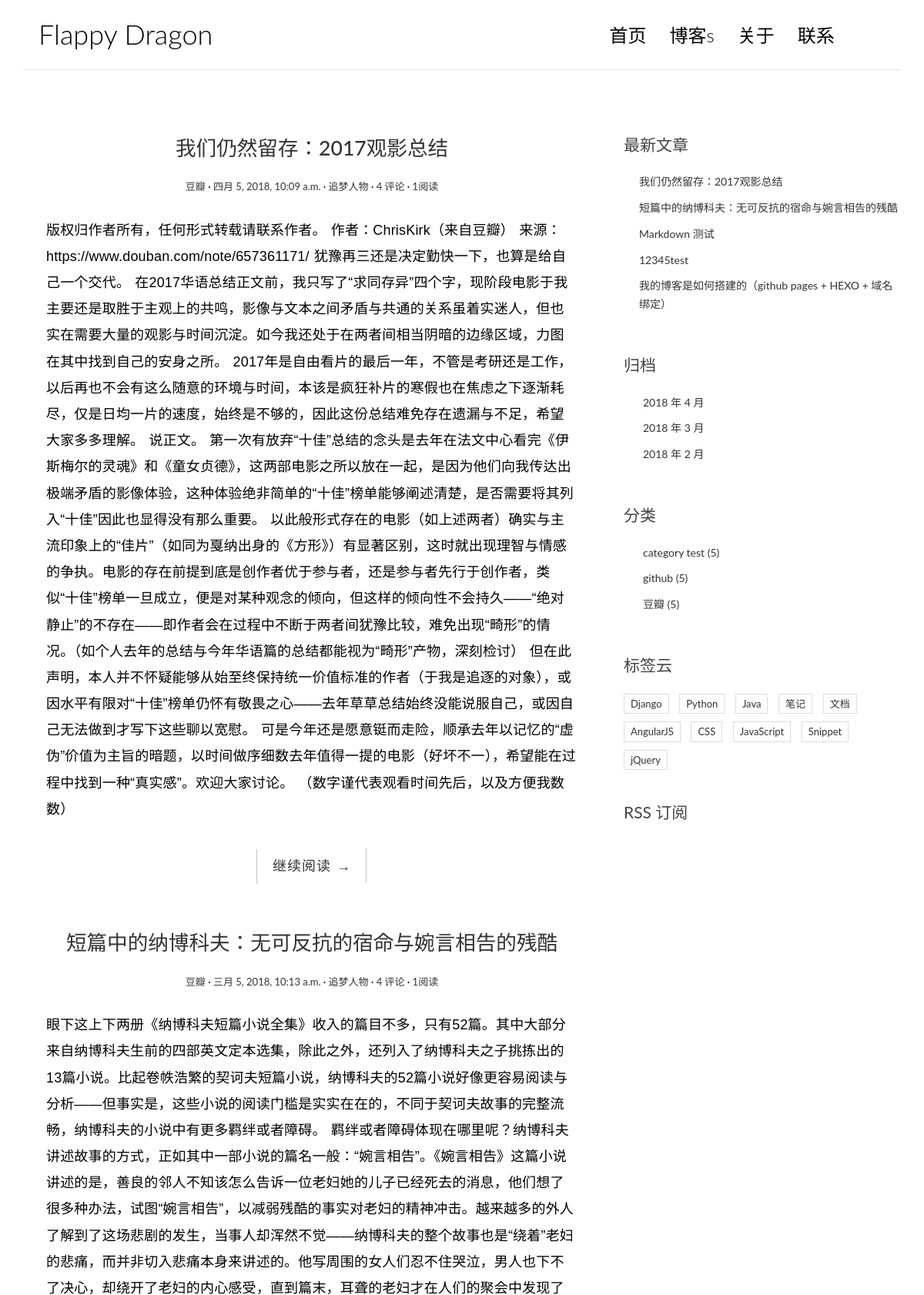
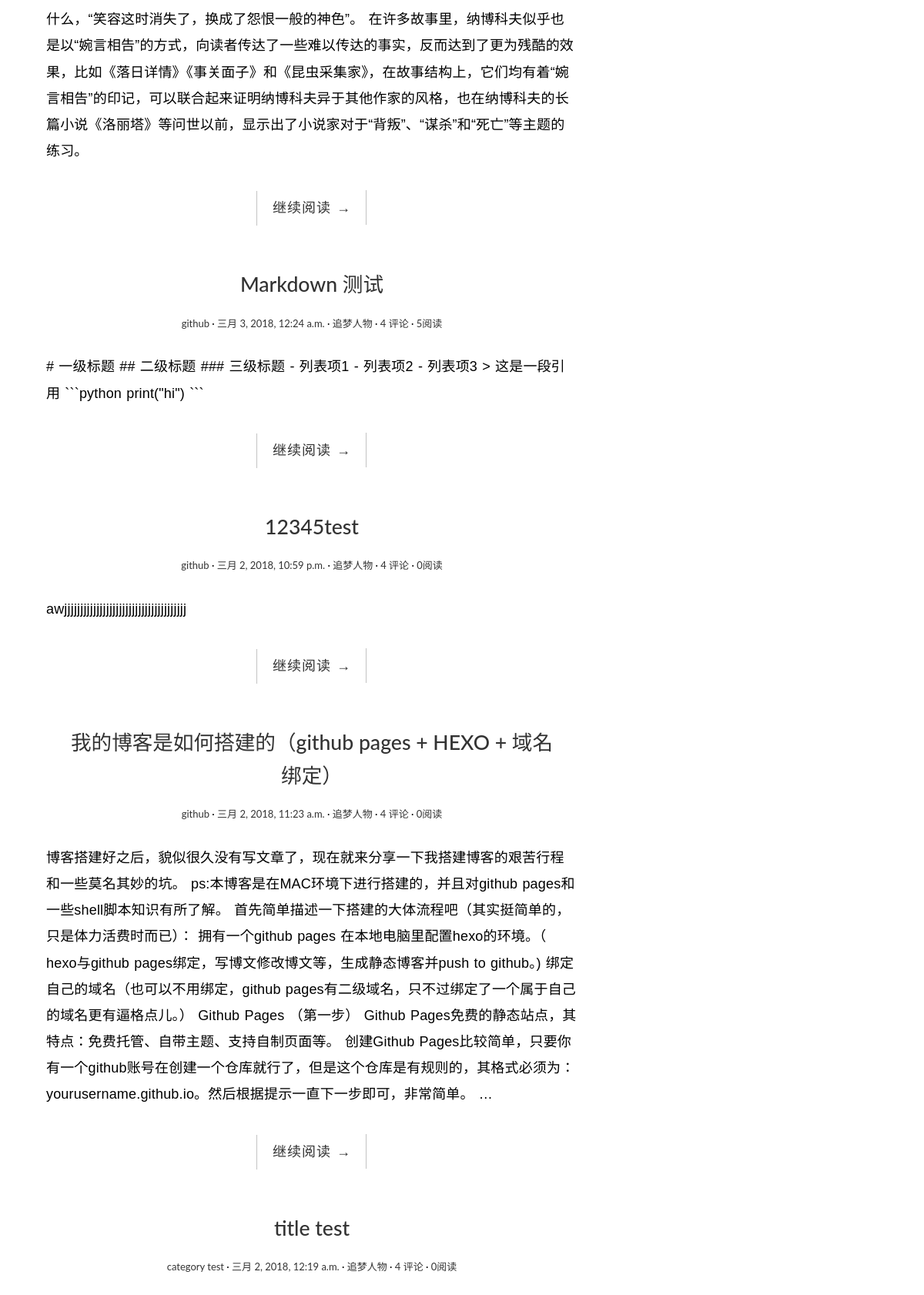
The page / (upper part) on the database its author committed (2 pictures, top to bottom).
### blog/models.py (models this page shows, shortened)
class Post(models.Model):
    title = models.CharField(max_length=70)
    body = models.TextField()
    created_time = models.DateTimeField()
    modified_time = models.DateTimeField()
    excerpt = models.CharField(max_length=200, blank=True)
    category = models.ForeignKey(Category)
    tags = models.ManyToManyField(Tag, blank=True)
    author = models.ForeignKey(User)
    def get_absolute_url(self):
        return reverse('blog:detail', kwargs={'pk':self.pk})
    views = models.PositiveIntegerField(default=0)

class Category(models.Model):
    name = models.CharField(max_length=100)

### blog/views.py (the view)
# urls.py: url(r'^$', views.index, name='index'),
def index(request):
    post_list = Post.objects.all().order_by('-created_time')
    return render(request, 'blog/index.html', context={'post_list': post_list})

### blog/templatetags/blog_tags.py (called while the page is built)
@register.simple_tag
def get_recent_posts(num=5):
    return Post.objects.all().order_by('-created_time')[:num]

@register.simple_tag
def archives():
    return Post.objects.dates('created_time','month',order='DESC')

@register.simple_tag
def get_categores():
    return Category.objects.all()

### templates/blog/index.html (shortened to what this page needs)
{% extends 'base.html' %}
{% block main %}
    {% for post in post_list %}
    <article class="post post-{{ post.pk }}">
        <header class="entry-header">
            <h1 class="entry-title">
                <a href="{{post.get_absolute_url}}">{{ post.title }}</a>
            </h1>
            <div class="entry-meta">
                <span class="post-category"><a href="#">{{ post.category.name }}</a></span>
                <span class="post-date"><a href="#"><time class="entry-date"
                                                          datetime="{{ post.created_time }}">{{ post.created_time }}</time></a></span>
                <span class="post-author"><a href="#">追梦人物</a></span>
                <span class="comments-link"><a href="#">4 评论</a></span>
                <span class="views-count"><a href="#">{{ post.views }}阅读</a></span>
            </div>
        </header>
        <div class="entry-content clearfix">
            <p>{{ post.body|striptags|truncatewords_html:20 }}</p>
            <div class="read-more cl-effect-14">
                <a href="{{ post.get_absolute_url }}" class="more-link">继续阅读 <span class="meta-nav">→</span></a>
            </div>
        </div>
    </article>
    {% empty %}
        <div class="no-post">暂时还没有文章发布╮(╯_╰)╭</div>
    {% endfor %}
{% endblock main %}

### templates/base.html (shortened to what this page needs)
{% load staticfiles %}
{% load blog_tags %}
<!DOCTYPE html>
<html>
<head>
    <link rel="stylesheet" href="http://code.ionicframework.com/ionicons/2.0.1/css/ionicons.min.css">
    <link rel="stylesheet" href="https://cdn.bootcss.com/bootstrap/3.3.7/css/bootstrap.min.css">
    <link rel="stylesheet" href="{% static 'blog/css/pace.css' %}">
    <link rel="stylesheet" href="{% static 'blog/css/custom.css' %}">
</head>
<body>
<div class="container">
    <header id="site-header">
        <div class="row">
            <div class="col-md-4 col-sm-5 col-xs-8">
                <div class="logo">
                    <h1><a href="/">Flappy Dragon</a></h1>
                </div>
            </div>
            <div class="col-md-8 col-sm-7 col-xs-4">
                <nav class="main-nav" role="navigation">
                    <div class="collapse navbar-collapse" id="bs-example-navbar-collapse-1">
                        <ul class="nav navbar-nav navbar-right">
                            <li class="cl-effect-11"><a href="/" data-hover="首页">首页</a></li>
                            <li class="cl-effect-11"><a href="http://dabaitudiu.github.io" data-hover="博客">博客s</a></li>
                            <li class="cl-effect-11"><a href="http://dabaitudiu.github.io" data-hover="关于">关于</a></li>
                            <li class="cl-effect-11"><a href="http://dabaitudiu.github.io" data-hover="联系">联系</a></li>
                        </ul>
                    </div>
                </nav>
            </div>
        </div>
    </header>
</div>
<div class="content-body">
    <div class="container">
        <div class="row">
            <main class="col-md-8">
                {% block main %}
                {% endblock main %}
            </main>
            <aside class="col-md-4">
              <div class="widget widget-recent-posts">
                  <h3 class="widget-title">最新文章</h3>
                  {% get_recent_posts as recent_post_list %}
                  <ul>
                    {% for post in recent_post_list %}
                    <li>
                      <a href="{{ post.get_absolute_url }}">{{ post.title }}</a>
                    </li>
                    {% empty %}
                    暂无文章╮(╯_╰)╭
                    {% endfor %}
                  </ul>
              </div>
              <div class="widget widget-archives">
                  <h3 class="widget-title">归档</h3>
                  {% archives as date_list %}
                  <ul>
                    {% for date in date_list %}
                    <li>
                      <a href="{% url 'blog:archives' date.year date.month %}">{{ date.year }} 年 {{ date.month }} 月</a>
                    </li>
                    {% empty %}
                    暂无归档！
                    {% endfor %}
                  </ul>
              </div>
              <div class="widget widget-category">
                  <h3 class="widget-title">分类</h3>
                  {% get_categores as category_list %}
                  <ul>
                    {% for category in category_list %}
                    <li>
                      <a href="{% url 'blog:category' category.pk %}">{{ category.name }} <span class="post-count">(5)</span></a>
                    </li>
                    {% empty %}
                    暂无分类！
                    {% endfor %}
                  </ul>
              </div>
              <div class="widget widget-tag-cloud">
                  <h3 class="widget-title">标签云</h3>
                  <ul>
                      <li>
                          <a href="#">Django</a>
                      </li>
                      <li>
                          <a href="#">Python</a>
                      </li>
                      <li>
                          <a href="#">Java</a>
                      </li>
                      <li>
                          <a href="#">笔记</a>
                      </li>
                      <li>
                          <a href="#">文档</a>
                      </li>
                      <li>
                          <a href="#">AngularJS</a>
                      </li>
                      <li>
                          <a href="#">CSS</a>
                      </li>
                      <li>
                          <a href="#">JavaScript</a>
                      </li>
                      <li>
                          <a href="#">Snippet</a>
                      </li>
                      <li>
                          <a href="#">jQuery</a>
                      </li>
                  </ul>
              </div>
              <div class="rss">
                  <a href=""> RSS 订阅</a>
              </div>
            </aside>
        </div>
    </div>
</div>
</body>
</html>

### blog/static/blog/css/custom.css (style rules this page uses)
* { outline: none; }
h1, h2, h3, h4, h5, h6 { margin-top: 0; }
a { color: #333; }
body { color: #444; font-family: 'Lato', sans-serif; }
p { font-family: 'Ubuntu', sans-serif; font-weight: 400; word-spacing: 1px; letter-spacing: 0.01em; }
#site-header { background-color: #FFF; padding: 25px 20px; margin-bottom: 40px; border-bottom: 1px solid #e7e7e7; }
.logo h1 a { color: #000; }
.logo h1 { margin: 0; font-family: 'Lato', sans-serif; font-weight: 300; }
.main-nav { margin-top: 11px; max-width: 95%; }
.main-nav a { color: #000000 !important; padding: 0 0 5px 0 !important; margin-right: 30px; font-family: 'Lato', sans-serif; font-weight: 300; font-size: 24px; }
.cl-effect-11 a { padding: 10px 0; color: #0972b4; text-shadow: none; }
.cl-effect-11 a::before { position: absolute; top: 0; left: 0; overflow: hidden; padding: 0 0 5px 0 !important; max-width: 0; border-bottom: 1px solid #000; color: #000; content: attr(data-hover); white-space: nowrap; -webkit-transition: max-width 0.5s; -moz-transition: max-width 0.5s; transition: max-width 0.5s; }
.content-body { padding-bottom: 4em; }
.post { background: #fff; padding: 30px 30px 0; }
.entry-title { text-align: center; font-size: 1.9em; margin-bottom: 20px; line-height: 1.6; padding: 10px 20px 0; }
.entry-meta { text-align: center; color: #DDDDDD; font-size: 13px; margin-bottom: 30px; }
.entry-content { font-size: 18px; line-height: 1.9; font-weight: 300; color: #000; }
.post-category::after, .post-date::after, .post-author::after, .comments-link::after { content: ' ·'; color: #000; }
.read-more { font-family: 'Ubuntu', sans-serif; font-weight: 400; word-spacing: 1px; letter-spacing: 0.01em; text-align: center; margin-top: 20px; }
.cl-effect-14 a { padding: 0 20px; height: 45px; line-height: 45px; position: relative; display: inline-block; margin: 15px 25px; letter-spacing: 1px; font-weight: 400; text-shadow: 0 0 1px rgba(255, 255, 255, 0.3); }
.cl-effect-14 a::before, .cl-effect-14 a::after { position: absolute; width: 45px; height: 1px; background: #C3C3C3; content: ''; -webkit-transition: all 0.3s; -moz-transition: all 0.3s; transition: all 0.3s; pointer-events: none; }
.cl-effect-14 a::before { top: 0; left: 0; -webkit-transform: rotate(90deg); -moz-transform: rotate(90deg); transform: rotate(90deg); -webkit-transform-origin: 0 0; -moz-transform-origin: 0 0; transform-origin: 0 0; }
.cl-effect-14 a::after { right: 0; bottom: 0; -webkit-transform: rotate(90deg); -moz-transform: rotate(90deg); transform: rotate(90deg); -webkit-transform-origin: 100% 0; -moz-transform-origin: 100% 0; transform-origin: 100% 0; }
.widget { background: #fff; padding: 30px 0 0; }
.widget-title { font-size: 1.5em; margin-bottom: 20px; line-height: 1.6; padding: 10px 0 0; font-weight: 400; }
.widget-recent-posts ul { padding: 0; margin: 0; padding-left: 20px; }
.widget-recent-posts ul li { list-style-type: none; position: relative; line-height: 170%; margin-bottom: 10px; }
.widget-recent-posts ul li::before { content: '\f3d3'; font-family: "Ionicons"; position: absolute; left: -17px; top: 3px; font-size: 16px; color: #000; }
.widget-archives ul { padding: 0; margin: 0; padding-left: 25px; }
.widget-archives ul li { list-style-type: none; position: relative; line-height: 170%; margin-bottom: 10px; }
.widget-archives ul li::before { content: '\f3f3'; font-family: "Ionicons"; position: absolute; left: -25px; top: 1px; font-size: 16px; color: #000; }
.widget-category ul { padding: 0; margin: 0; padding-left: 25px; }
.widget-category ul li { list-style-type: none; position: relative; line-height: 170%; margin-bottom: 10px; }
.widget-category ul li::before { content: '\f3fe'; font-family: "Ionicons"; position: absolute; left: -25px; top: 1px; font-size: 18px; color: #000; }
.widget-tag-cloud ul { padding: 0; margin: 0; margin-right: -10px; }
.widget-tag-cloud ul li { list-style-type: none; font-size: 13px; display: inline-block; margin-right: 10px; margin-bottom: 10px; padding: 3px 8px; border: 1px solid #ddd; }
.rss { font-size: 21px; margin-top: 30px; }
.rss a { color: #444; }

### rows shown on the page
Post: title "我们仍然留存：2017观影总结", category.name "豆瓣", created_time "四月 5, 2018, 10:09 a.m.", views "1", body "版权归作者所有，任何形式转载请联系作者。 作者：ChrisKirk（来自豆瓣） 来源：https://www.douban.com/note/657361171/ 犹豫再三还是决定勤快一下，也算是给自己一个交代。 在2017华语总结正文前，我只写了“求同存异”四个字，现阶段电影于我主要还是取胜于主观上的共鸣，影像与文本之间矛盾与共通的关系虽着实迷人，但也实在需要大量的观影与时间沉淀。如今我还处于在两者间相当阴暗的边缘区域，力图在其中找到自己的安身之所。 2017年是自由看片的最后一年，不管是考研还是工作，以后再也不会有这么随意的环境与时间，本该是疯狂补片的寒假也在焦虑之下逐渐耗尽，仅是日均一片的速度，始终是不够的，因此这份总结难免存在遗漏与不足，希望大家多多理解。 说正文。 第一次有放弃“十佳”总结的念头是去年在法文中心看完《伊斯梅尔的灵魂》和《童女贞德》，这两部电影之所以放在一起，是因为他们向我传达出极端矛盾的影像体验，这种体验绝非简单的“十佳”榜单能够阐述清楚，是否需要将其列入“十佳”因此也显得没有那么重要。 以此般形式存在的电影（如上述两者）确实与主流印象上的“佳片”（如同为戛纳出身的《方形》）有显著区别，这时就出现理智与情感的争执。电影的存在前提到底是创作者优于参与者，还是参与者先行于创作者，类似“十佳”榜单一旦成立，便是对某种观念的倾向，但这样的倾向性不会持久——“绝对静止”的不存在——即作者会在过程中不断于两者间犹豫比较，难免出现“畸形”的情况。（如个人去年的总结与今年华语篇的总结都能视为“畸形”产物，深刻检讨）…"
Post: title "短篇中的纳博科夫：无可反抗的宿命与婉言相告的残酷", category.name "豆瓣", created_time "三月 5, 2018, 10:13 a.m.", views "1", body "眼下这上下两册《纳博科夫短篇小说全集》收入的篇目不多，只有52篇。其中大部分来自纳博科夫生前的四部英文定本选集，除此之外，还列入了纳博科夫之子挑拣出的13篇小说。比起卷帙浩繁的契诃夫短篇小说，纳博科夫的52篇小说好像更容易阅读与分析——但事实是，这些小说的阅读门槛是实实在在的，不同于契诃夫故事的完整流畅，纳博科夫的小说中有更多羁绊或者障碍。 羁绊或者障碍体现在哪里呢？纳博科夫讲述故事的方式，正如其中一部小说的篇名一般：“婉言相告”。《婉言相告》这篇小说讲述的是，善良的邻人不知该怎么告诉一位老妇她的儿子已经死去的消息，他们想了很多种办法，试图“婉言相告”，以减弱残酷的事实对老妇的精神冲击。越来越多的外人了解到了这场悲剧的发生，当事人却浑然不觉——纳博科夫的整个故事也是“绕着”老妇的悲痛，而并非切入悲痛本身来讲述的。他写周围的女人们忍不住哭泣，男人也下不了决心，却绕开了老妇的内心感受，直到篇末，耳聋的老妇才在人们的聚会中发现了什么，“笑容这时消失了，换成了怨恨一般的神色”。 在许多故事里，纳博科夫似乎也是以“婉言相告”的方式，向读者传达了一些难以传达的事实，反而达到了更为残酷的效果，比如《落日详情》《事关面子》和《昆虫采集家》，在故事结构上，它们均有着“婉言相告”的印记，可以联合起来证明纳博科夫异于其他作家的风格，也在纳博科夫的长篇小说《洛丽塔》等问世以前，显示出了小说家对于“背叛”、“谋杀”和“死亡”等主题的练习。"
Post: title "Markdown 测试", category.name "github", created_time "三月 3, 2018, 12:24 a.m.", views "5", body "# 一级标题 ## 二级标题 ### 三级标题 - 列表项1 - 列表项2 - 列表项3 > 这是一段引用 ```python print(\"hi\") ```"
Post: title "12345test", category.name "github", created_time "三月 2, 2018, 10:59 p.m.", views "0", body "awjjjjjjjjjjjjjjjjjjjjjjjjjjjjjjjjjjjjjj"
Post: title "我的博客是如何搭建的（github pages + HEXO + 域名绑定）", category.name "github", created_time "三月 2, 2018, 11:23 a.m.", views "0", body "博客搭建好之后，貌似很久没有写文章了，现在就来分享一下我搭建博客的艰苦行程和一些莫名其妙的坑。 ps:本博客是在MAC环境下进行搭建的，并且对github pages和一些shell脚本知识有所了解。 首先简单描述一下搭建的大体流程吧（其实挺简单的，只是体力活费时而已）： 拥有一个github pages 在本地电脑里配置hexo的环境。（ hexo与github pages绑定，写博文修改博文等，生成静态博客并push to github。) 绑定自己的域名（也可以不用绑定，github pages有二级域名，只不过绑定了一个属于自己的域名更有逼格点儿。） Github Pages （第一步） Github Pages免费的静态站点，其特点：免费托管、自带主题、支持自制页面等。 创建Github Pages比较简单，只要你有一个github账号在创建一个仓库就行了，但是这个仓库是有规则的，其格式必须为：yourusername.github.io。然后根据提示一直下一步即可，非常简单。 …"
Post: title "title test", category.name "category test", created_time "三月 2, 2018, 12:19 a.m.", views "0"
Category: name "category test"
Category: name "github"
Category: name "豆瓣"

### other values the page prints
{{ date.year }} "2018" "2018" "2018"
{{ date.month }} "4" "3" "2"
